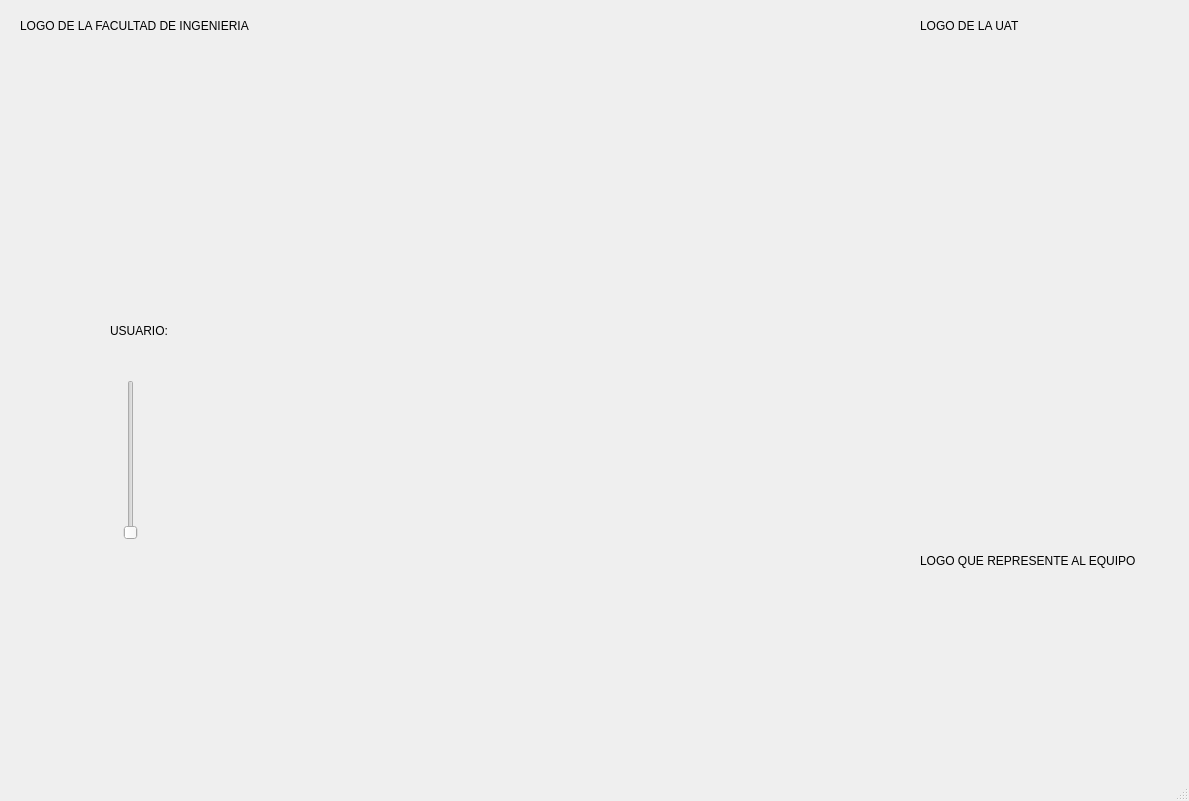
<?xml version="1.0" encoding="UTF-8"?>
<ui version="4.0">
 <class>MainWindow</class>
 <widget class="QMainWindow" name="MainWindow">
  <property name="geometry">
   <rect>
    <x>0</x>
    <y>0</y>
    <width>1189</width>
    <height>801</height>
   </rect>
  </property>
  <property name="windowTitle">
   <string>MainWindow</string>
  </property>
  <widget class="QWidget" name="centralwidget">
   <widget class="QLabel" name="label">
    <property name="geometry">
     <rect>
      <x>40</x>
      <y>50</y>
      <width>261</width>
      <height>151</height>
     </rect>
    </property>
    <property name="styleSheet">
     <string notr="true">border-image: url(:/meme/fians.jpg);</string>
    </property>
    <property name="text">
     <string/>
    </property>
   </widget>
   <widget class="QLabel" name="label_2">
    <property name="geometry">
     <rect>
      <x>920</x>
      <y>10</y>
      <width>141</width>
      <height>31</height>
     </rect>
    </property>
    <property name="text">
     <string>LOGO DE LA UAT</string>
    </property>
   </widget>
   <widget class="QLabel" name="label_3">
    <property name="geometry">
     <rect>
      <x>920</x>
      <y>540</y>
      <width>221</width>
      <height>41</height>
     </rect>
    </property>
    <property name="text">
     <string>LOGO QUE REPRESENTE AL EQUIPO</string>
    </property>
   </widget>
   <widget class="QLabel" name="label_4">
    <property name="geometry">
     <rect>
      <x>830</x>
      <y>50</y>
      <width>321</width>
      <height>171</height>
     </rect>
    </property>
    <property name="styleSheet">
     <string notr="true">border-image: url(:/variados/uat-logo.jpg);</string>
    </property>
    <property name="text">
     <string/>
    </property>
   </widget>
   <widget class="QLabel" name="label_5">
    <property name="geometry">
     <rect>
      <x>880</x>
      <y>580</y>
      <width>291</width>
      <height>181</height>
     </rect>
    </property>
    <property name="styleSheet">
     <string notr="true">border-image: url(:/variados/logo_equipo.jpg);</string>
    </property>
    <property name="text">
     <string/>
    </property>
   </widget>
   <widget class="QLabel" name="label_6">
    <property name="geometry">
     <rect>
      <x>20</x>
      <y>10</y>
      <width>251</width>
      <height>31</height>
     </rect>
    </property>
    <property name="text">
     <string>LOGO DE LA FACULTAD DE INGENIERIA</string>
    </property>
   </widget>
   <widget class="QLabel" name="img_persona">
    <property name="geometry">
     <rect>
      <x>340</x>
      <y>240</y>
      <width>371</width>
      <height>421</height>
     </rect>
    </property>
    <property name="styleSheet">
     <string notr="true">border-image: url(:/variados/badillo .png);</string>
    </property>
    <property name="text">
     <string/>
    </property>
   </widget>
   <widget class="QLabel" name="label_7">
    <property name="geometry">
     <rect>
      <x>110</x>
      <y>320</y>
      <width>121</width>
      <height>21</height>
     </rect>
    </property>
    <property name="text">
     <string>USUARIO:</string>
    </property>
   </widget>
   <widget class="QSlider" name="vs_personas">
    <property name="geometry">
     <rect>
      <x>120</x>
      <y>380</y>
      <width>22</width>
      <height>160</height>
     </rect>
    </property>
    <property name="orientation">
     <enum>Qt::Vertical</enum>
    </property>
   </widget>
  </widget>
  <widget class="QMenuBar" name="menubar">
   <property name="geometry">
    <rect>
     <x>0</x>
     <y>0</y>
     <width>1189</width>
     <height>21</height>
    </rect>
   </property>
  </widget>
  <widget class="QStatusBar" name="statusbar"/>
 </widget>
 <resources>
  <include location="../Recursos.qrc"/>
 </resources>
 <connections/>
</ui>
